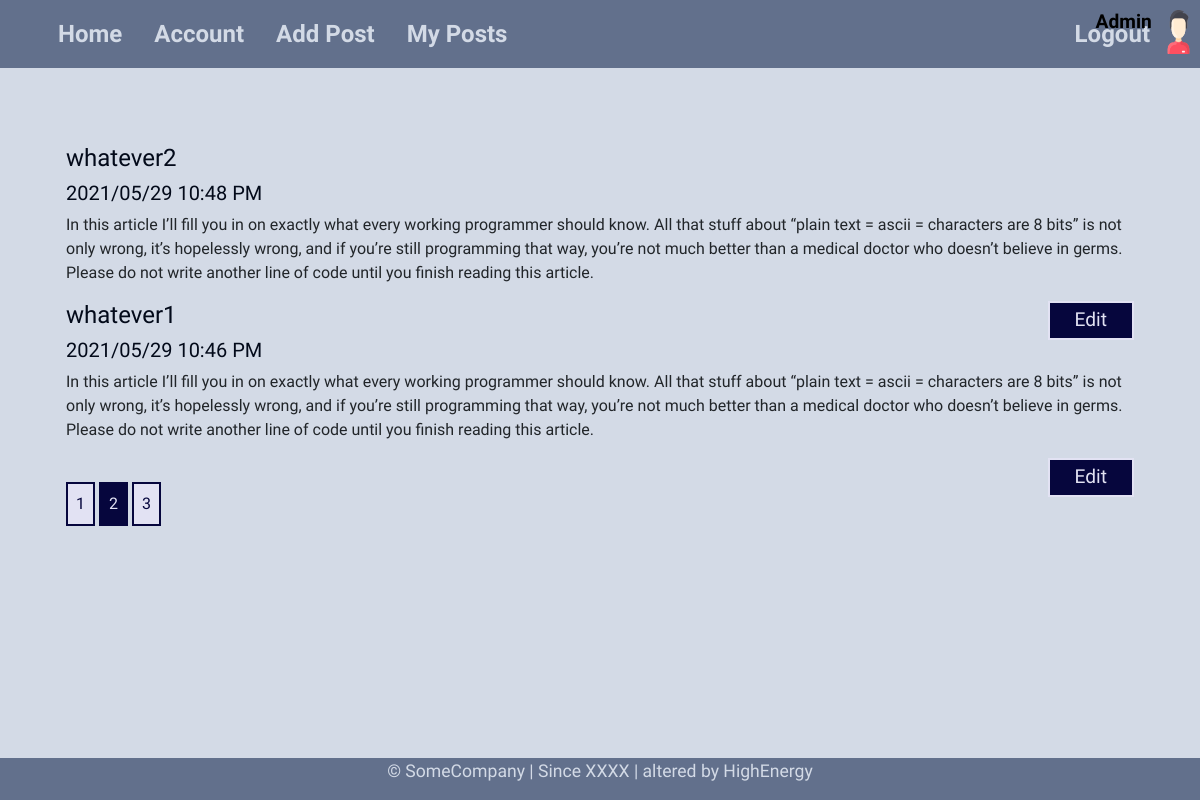
The app's page /post/my_posts?page=2 (signed in), older data.
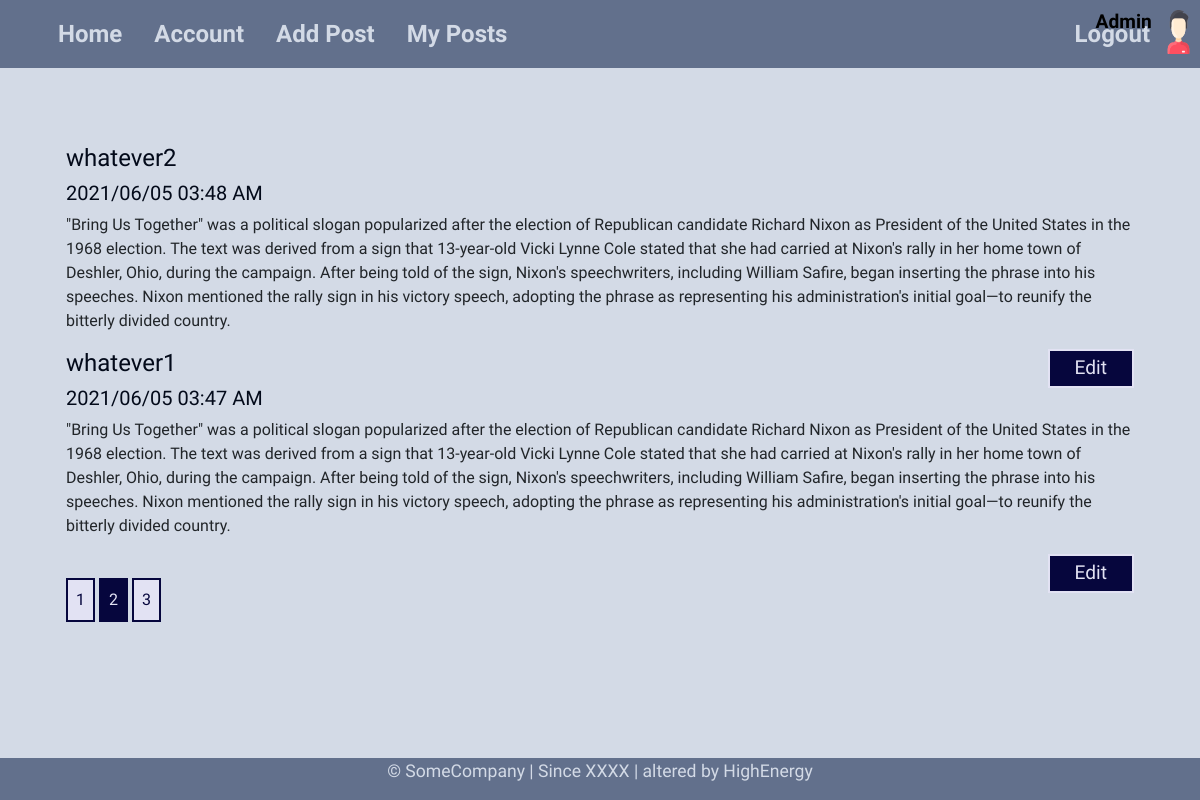
The same page, newer data.
### models.py (models this page shows, shortened)
class User(db.Model, UserMixin):
    __tablename__ = 'user'
    id = db.Column(db.Integer, primary_key=True)
    username = db.Column(db.String(20), index=True, unique=True, nullable=False)
    email = db.Column(db.String(64), index=True, unique=True, nullable=False)
    hashed_password = db.Column(db.String(32), index=True, nullable=False)
    profile_picture = db.Column(db.String(20), nullable=False)
    gender = db.Column(db.String(10), nullable=False)
    joined_time = db.Column(db.DateTime, default=datetime.utcnow, nullable=False)
    user_post = db.relationship('Post', backref='user', cascade='all, delete, delete-orphan', lazy=True)

class Post(db.Model):
    __tablename__ = 'post'
    id = db.Column(db.Integer, primary_key=True)
    title = db.Column(db.String(80), index=True, nullable=False)
    date_posted = db.Column(db.DateTime, default=datetime.utcnow, nullable=False)
    text = db.Column(db.Text, index=True, nullable=False)
    user_id = db.Column(db.Integer, db.ForeignKey('user.id', ondelete='cascade'), nullable=False)

### routes.py (the view)
@myApp.route('/post/my_posts')
@login_required
def ownedPost():
    page = request.args.get('page', 1, type=int)
    posts = Post.query.filter_by(user=current_user).order_by(Post.date_posted.desc()).paginate(page=page, per_page=2)
    return render_template('myposts.html', title='My Posts', posts=posts)

### models.py (called while the page is built)
@login_manager.user_loader
def load_user(user_id):
    return User.query.get(user_id)

### templates/myposts.html
{% extends 'base.html' %}
{% block content %}
    <div class="container">
        {% for post in posts.items %}
            <article>
                <h4>{{ post.title }}</h4>
                <h5>{{ post.date_posted.strftime('%Y/%m/%d %I:%M %p') }}</h5>
                <p>{{ post.text }}</p>
                <a class="to-edit" href="{{ url_for('editPost', post_id=post.id) }}">Edit</a>
            </article>
        {% endfor %}
        {% for page_num in posts.iter_pages() %}
            {% if page_num %}
                {% if posts.page == page_num %}
                    <a class="inline-links current" href="{{ url_for('ownedPost', page=pag_num) }}">{{ page_num }}</a>
                {% else %}
                    <a class="inline-links" href="{{ url_for('ownedPost', page=page_num) }}">{{ page_num }}</a>
                {% endif %}
            {% else %}
                ...
            {% endif %}
        {% endfor %}
    </div>
{% endblock %}

### templates/base.html (shortened to what this page needs)
<!DOCTYPE html>
<html lang="en">
<head>
    <link rel="stylesheet" href="{{ url_for('static', filename='bootstrap.min.css') }}">
    <link rel="stylesheet" href="{{ url_for('static', filename='styles.css') }}">
</head>
<body>
    <header class="container">
        <nav class="navbar navbar-expand-md nav-bg fixed-top">
            <div class="container">
                <div class="collapse navbar-collapse">
                    {% if current_user.is_authenticated %}
                        <a class="nav-link" href="{{ url_for('home') }}">Home</a>
                        <a class="nav-link" href="{{ url_for('account') }}">Account</a>
                        <a class="nav-link" href="{{ url_for('createPost') }}">Add Post</a>
                        <a class="nav-link" href="{{ url_for('ownedPost') }}">My Posts</a>
                    {% else %}
                        <a class="nav-link" href="{{ url_for('home') }}">Home</a>
                        <a class="nav-link" href="{{ url_for('about') }}">About</a>
                    {% endif %}
                </div>
                <div class="navbar-nav">
                    {% if current_user.is_authenticated %}
                        <a class="nav-link" href="{{ url_for('logout') }}">Logout</a>
                    {% else %}
                        <a class="nav-link" href="{{ url_for('login') }}">Login</a>
                        <a class="nav-link" href="{{ url_for('register') }}">Register</a>
                    {% endif %}
                </div>
                {% if current_user.is_authenticated %}
                    <div class="profile-container">
                        <img class="img-right" src="{{ url_for('static', filename='profile_pics/man.png') }}" alt="Not available">
                        <h3 class="name-right">{{ current_user.username | title }}</h3>
                    </div>
                {% endif %}
            </div>
        </nav>
    </header>
    <main class="container">
        <div class="msg-flashes">
        </div>
        <div class="container">
            {% block content %}{% endblock %}
        </div>
    </main>
    <footer class="fixed-bottom">
        <div class="text-center">
            <p class="p-font">&copy; SomeCompany | <span>Since XXXX</span> | altered by HighEnergy</p>
        </div>
    </footer>
</body>
</html>

### static/styles.css (style rules this page uses)
body { background-color: #d3dae6; font-family: 'Cairo', sans-serif; }
header { margin-bottom: 4em; font-size: 1.5em; }
footer { background-color: #62708c; margin-top: 4em; width: 100%; }
h1, h2, h3, h4, h5, h6 { color: #030a1a; }
a { text-decoration: none; }
.msg-flashes { text-align: center; position: relative; height: 6vh; }
.nav-bg { background-color: #62708c; }
.container .nav-link { color: #d3dae6; font-weight: bold; }
.p-font { font-size: 1.1em; color: #d3dae6; }
.inline-links { margin-top: 1.5em; display: inline-block; color: #06063d; border: 2px solid #06063d; background-color: #e2e2f3; padding: 0.5rem; }
.profile-container { padding: 5px; text-align: right; position: absolute; width: 12%; height: 100%; right: 0; top: 0; }
.name-right { padding: 5px; position: absolute; font-weight: bold; font-size: 0.8em; left: 0; width: 70%; height: 100%; color: #000000; }
.img-right { padding: 5px; position: absolute; right: 0; height: 80%; width: 30%; }
.to-edit { text-align: center; padding: 0.2rem; width: 4.5em; float: right; font-size: 1.2em; color: #e2e2f3; border: 2px solid #e2e2f3; background-color: #06063d; }
.current { background-color: #06063d; color: #e2e2f3; }

Row changes from the older to the newer data that the page shows:
changed Post "whatever2": date_posted "2021/05/29 10:48 PM" → "2021/06/05 03:48 AM"; text "In this article I’ll fill you in on exactly what every working programmer should know. All that stuff about “plain text = ascii = characters are 8 bits” is not only wrong, it’s hopelessly wrong, and if you’re still programming that way, you’re not much better than a medical doctor who doesn’t believe in germs. Please do not write another line of code until you finish reading this article." → "\"Bring Us Together\" was a political slogan popularized after the election of Republican candidate Richard Nixon as President of the United States in the 1968 election. The text was derived from a sign that 13-year-old Vicki Lynne Cole stated that she had carried at Nixon's rally in her home town of Deshler, Ohio, during the campaign. After being told of the sign, Nixon's speechwriters, including William Safire, began inserting the phrase into his speeches. Nixon mentioned the rally sign in his victory speech, adopting the phrase as representing his administration's initial goal—to reunify the bitterly divided country."
changed Post "whatever1": date_posted "2021/05/29 10:46 PM" → "2021/06/05 03:47 AM"; text "In this article I’ll fill you in on exactly what every working programmer should know. All that stuff about “plain text = ascii = characters are 8 bits” is not only wrong, it’s hopelessly wrong, and if you’re still programming that way, you’re not much better than a medical doctor who doesn’t believe in germs. Please do not write another line of code until you finish reading this article." → "\"Bring Us Together\" was a political slogan popularized after the election of Republican candidate Richard Nixon as President of the United States in the 1968 election. The text was derived from a sign that 13-year-old Vicki Lynne Cole stated that she had carried at Nixon's rally in her home town of Deshler, Ohio, during the campaign. After being told of the sign, Nixon's speechwriters, including William Safire, began inserting the phrase into his speeches. Nixon mentioned the rally sign in his victory speech, adopting the phrase as representing his administration's initial goal—to reunify the bitterly divided country."
